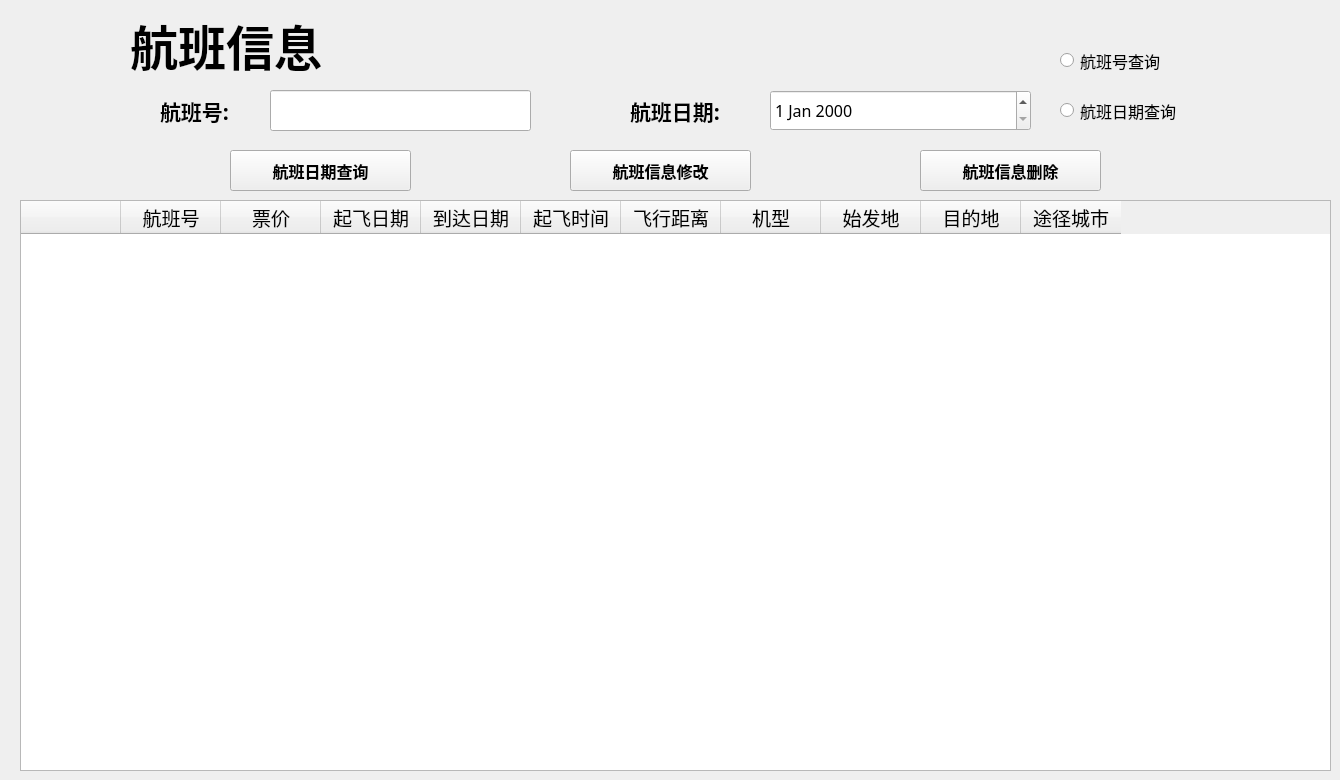
    <widget class="QWidget" name="flightInfoPage">
     <widget class="QLabel" name="flightInfoLabel">
      <property name="geometry">
       <rect>
        <x>130</x>
        <y>10</y>
        <width>241</width>
        <height>71</height>
       </rect>
      </property>
      <property name="font">
       <font>
        <family>Alibaba PuHuiTi 3.0</family>
        <pointsize>36</pointsize>
        <bold>true</bold>
       </font>
      </property>
      <property name="text">
       <string>航班信息</string>
      </property>
     </widget>
     <widget class="QTableWidget" name="flightInfoTableWidget">
      <property name="geometry">
       <rect>
        <x>20</x>
        <y>200</y>
        <width>1311</width>
        <height>571</height>
       </rect>
      </property>
      <property name="sizePolicy">
       <sizepolicy hsizetype="Preferred" vsizetype="Preferred">
        <horstretch>0</horstretch>
        <verstretch>0</verstretch>
       </sizepolicy>
      </property>
      <property name="font">
       <font>
        <family>Alibaba PuHuiTi 3.0</family>
        <pointsize>14</pointsize>
       </font>
      </property>
      <property name="styleSheet">
       <string notr="true">/*
 * MacOS Style Sheet for QT Applications
 * Author: Jaime A. Quiroga P.
 * Company: GTRONICK
 * Last updated: 25/12/2020, 23:10.
 * Available at: https://github.com/GTRONICK/QSS/blob/master/MacOS.qss
 */
QMainWindow {
    background-color:#ececec;
}
QPushButton, QToolButton, QCommandLinkButton{
    padding: 0 5px 0 5px;
    border-style: solid;
    border-top-color: qlineargradient(spread:pad, x1:0, y1:0, x2:0, y2:1, stop:0 #c1c9cf, stop:1 #d2d8dd);
    border-right-color: qlineargradient(spread:pad, x1:1, y1:0, x2:0, y2:0, stop:0 #c1c9cf, stop:1 #d2d8dd);
    border-bottom-color: qlineargradient(spread:pad, x1:0, y1:1, x2:0, y2:0, stop:0 #c1c9cf, stop:1 #d2d8dd);
    border-left-color: qlineargradient(spread:pad, x1:0, y1:0, x2:1, y2:0, stop:0 #c1c9cf, stop:1 #d2d8dd);
    border-width: 2px;
    border-radius: 8px;
    color: #616161;
    font-weight: bold;
    background-color: qlineargradient(spread:pad, x1:0.5, y1:0, x2:0.5, y2:1, stop:0 #fbfdfd, stop:0.5 #ffffff, stop:1 #fbfdfd);
}
QPushButton::default, QToolButton::default, QCommandLinkButton::default{
    border: 2px solid transparent;
    color: #FFFFFF;
    background-color: qlineargradient(spread:pad, x1:0.5, y1:0, x2:0.5, y2:1, stop:0 #84afe5, stop:1 #1168e4);
}
QPushButton:hover, QToolButton:hover, QCommandLinkButton:hover{
    color: #3d3d3d;
}
QPushButton:pressed, QToolButton:pressed, QCommandLinkButton:pressed{
    color: #aeaeae;
    background-color: qlineargradient(spread:pad, x1:0.5, y1:0, x2:0.5, y2:1, stop:0 #ffffff, stop:0.5 #fbfdfd, stop:1 #ffffff);
}
QPushButton:disabled, QToolButton:disabled, QCommandLinkButton:disabled{
    color: #616161;
    background-color: qlineargradient(spread:pad, x1:0.5, y1:0, x2:0.5, y2:1, stop:0 #dce7eb, stop:0.5 #e0e8eb, stop:1 #dee7ec);
}
QLineEdit, QTextEdit, QPlainTextEdit, QSpinBox, QDoubleSpinBox, QTimeEdit, QDateEdit, QDateTimeEdit {
    border-width: 2px;
    border-radius: 8px;
    border-style: solid;
    border-top-color: qlineargradient(spread:pad, x1:0.5, y1:1, x2:0.5, y2:0, stop:0 #c1c9cf, stop:1 #d2d8dd);
    border-right-color: qlineargradient(spread:pad, x1:0, y1:0, x2:1, y2:0, stop:0 #c1c9cf, stop:1 #d2d8dd);
    border-bottom-color: qlineargradient(spread:pad, x1:0.5, y1:0, x2:0.5, y2:1, stop:0 #c1c9cf, stop:1 #d2d8dd);
    border-left-color: qlineargradient(spread:pad, x1:1, y1:0, x2:0, y2:0, stop:0 #c1c9cf, stop:1 #d2d8dd);
    background-color: #f4f4f4;
    color: #3d3d3d;
}
QLineEdit:focus, QTextEdit:focus, QPlainTextEdit:focus, QSpinBox:focus, QDoubleSpinBox:focus, QTimeEdit:focus, QDateEdit:focus, QDateTimeEdit:focus {
    border-width: 2px;
    border-radius: 8px;
    border-style: solid;
    border-top-color: qlineargradient(spread:pad, x1:0.5, y1:1, x2:0.5, y2:0, stop:0 #85b7e3, stop:1 #9ec1db);
    border-right-color: qlineargradient(spread:pad, x1:0, y1:0, x2:1, y2:0, stop:0 #85b7e3, stop:1 #9ec1db);
    border-bottom-color: qlineargradient(spread:pad, x1:0.5, y1:0, x2:0.5, y2:1, stop:0 #85b7e3, stop:1 #9ec1db);
    border-left-color: qlineargradient(spread:pad, x1:1, y1:0, x2:0, y2:0, stop:0 #85b7e3, stop:1 #9ec1db);
    background-color: #f4f4f4;
    color: #3d3d3d;
}
QLineEdit:disabled, QTextEdit:disabled, QPlainTextEdit:disabled, QSpinBox:disabled, QDoubleSpinBox:disabled, QTimeEdit:disabled, QDateEdit:disabled, QDateTimeEdit:disabled {
    color: #b9b9b9;
}
QSpinBox::up-button, QDoubleSpinBox::up-button, QTimeEdit::up-button, QDateEdit::up-button, QDateTimeEdit::up-button {
    subcontrol-origin: padding;
    subcontrol-position: top right;
    width: 15px;
    color: #272727;
    border-left-width: 1px;
    border-left-color: darkgray;
    border-left-style: solid;
    border-top-right-radius: 3px;
    padding: 3px;
}
QSpinBox::down-button, QDoubleSpinBox::down-button, QTimeEdit::down-button, QDateEdit::down-button, QDateTimeEdit::down-button {
    subcontrol-origin: padding;
    subcontrol-position: bottom right;
    width: 15px;
    color: #272727;
    border-left-width: 1px;
    border-left-color: darkgray;
    border-left-style: solid;
    border-bottom-right-radius: 3px;
    padding: 3px;
}
QSpinBox::up-button:pressed, QDoubleSpinBox::up-button:pressed, QTimeEdit::up-button:pressed, QDateEdit::up-button:pressed, QDateTimeEdit::up-button:pressed {
    color: #aeaeae;
    background-color: qlineargradient(spread:pad, x1:0.5, y1:0, x2:0.5, y2:1, stop:0 #ffffff, stop:0.5 #fbfdfd, stop:1 #ffffff);
}
QSpinBox::down-button:pressed, QDoubleSpinBox::down-button:pressed, QTimeEdit::down-button:pressed, QDateEdit::down-button:pressed, QDateTimeEdit::down-button:pressed {
    color: #aeaeae;
    background-color: qlineargradient(spread:pad, x1:0.5, y1:0, x2:0.5, y2:1, stop:0 #ffffff, stop:0.5 #fbfdfd, stop:1 #ffffff);
}
QSpinBox::up-button:hover, QDoubleSpinBox::up-button:hover, QTimeEdit::up-button:hover, QDateEdit::up-button:hover, QDateTimeEdit::up-button:hover {
    color: #FFFFFF;
    border-top-right-radius: 5px;
    background-color: qlineargradient(spread:pad, x1:0.5, y1:0, x2:0.5, y2:1, stop:0 #84afe5, stop:1 #1168e4);
    
}
QSpinBox::down-button:hover, QDoubleSpinBox::down-button:hover, QTimeEdit::down-button:hover, QDateEdit::down-button:hover, QDateTimeEdit::down-button:hover {
    color: #FFFFFF;
    border-bottom-right-radius: 5px;
    background-color: qlineargradient(spread:pad, x1:0.5, y1:0, x2:0.5, y2:1, stop:0 #84afe5, stop:1 #1168e4);
}
QSpinBox::up-arrow, QDoubleSpinBox::up-arrow, QTimeEdit::up-arrow, QDateEdit::up-arrow, QDateTimeEdit::up-arrow {
    image: url(/usr/share/icons/Adwaita/16x16/actions/go-up-symbolic.symbolic.png);
}
QSpinBox::down-arrow, QDoubleSpinBox::down-arrow, QTimeEdit::down-arrow, QDateEdit::down-arrow, QDateTimeEdit::down-arrow {
    image: url(/usr/share/icons/Adwaita/16x16/actions/go-down-symbolic.symbolic.png);
}
QProgressBar {
    max-height: 8px;
    text-align: center;
    font: italic bold 11px;
    color: #3d3d3d;
    border: 1px solid transparent;
    border-radius:4px;
    background-color: qlineargradient(spread:pad, x1:0, y1:0, x2:0, y2:1, stop:0 #ddd5d5, stop:0.5 #dad3d3, stop:1 #ddd5d5);
}
QProgressBar::chunk {
    background-color: qlineargradient(spread:pad, x1:0, y1:0, x2:0, y2:1, stop:0 #467dd1, stop:0.5 #3b88fc, stop:1 #467dd1);
    border-radius: 4px;
}
QProgressBar:disabled {
    color: #616161;
}
QProgressBar::chunk:disabled {
    background-color: #aeaeae;
}
QSlider::groove {
    border: 1px solid #bbbbbb;
    background-color: #52595d;
    border-radius: 4px;
}
QSlider::groove:horizontal {
    height: 6px;
}
QSlider::groove:vertical {
    width: 6px;
}
QSlider::handle:horizontal {
    background: #ffffff;
    border-style: solid;
    border-width: 1px;
    border-color: rgb(207,207,207);
    width: 12px;
    margin: -5px 0;
    border-radius: 7px;
}
QSlider::handle:vertical {
    background: #ffffff;
    border-style: solid;
    border-width: 1px;
    border-color: rgb(207,207,207);
    height: 12px;
    margin: 0 -5px;
    border-radius: 7px;
}
QSlider::add-page, QSlider::sub-page {
    border: 1px transparent;
    background-color: #52595d;
    border-radius: 4px;
}
QSlider::add-page:horizontal {
    background: qlineargradient(spread:pad, x1:0, y1:0, x2:0, y2:1, stop:0 #ddd5d5, stop:0.5 #dad3d3, stop:1 #ddd5d5);
}
QSlider::sub-page:horizontal {
    background-color: qlineargradient(spread:pad, x1:0, y1:0, x2:1, y2:0, stop:0 #467dd1, stop:0.5 #3b88fc, stop:1 #467dd1);
}
QSlider::add-page:vertical {
    background-color: qlineargradient(spread:pad, x1:0, y1:0, x2:0, y2:1, stop:0 #467dd1, stop:0.5 #3b88fc, stop:1 #467dd1);
}
QSlider::sub-page:vertical {
    background: qlineargradient(spread:pad, x1:0, y1:0, x2:1, y2:0, stop:0 #ddd5d5, stop:0.5 #dad3d3, stop:1 #ddd5d5);
}
QSlider::add-page:horizontal:disabled, QSlider::sub-page:horizontal:disabled, QSlider::add-page:vertical:disabled, QSlider::sub-page:vertical:disabled {
    background: #b9b9b9;
}
QComboBox, QFontComboBox {
    border-width: 2px;
    border-radius: 8px;
    border-style: solid;
    border-top-color: qlineargradient(spread:pad, x1:0.5, y1:1, x2:0.5, y2:0, stop:0 #c1c9cf, stop:1 #d2d8dd);
    border-right-color: qlineargradient(spread:pad, x1:0, y1:0, x2:1, y2:0, stop:0 #c1c9cf, stop:1 #d2d8dd);
    border-bottom-color: qlineargradient(spread:pad, x1:0.5, y1:0, x2:0.5, y2:1, stop:0 #c1c9cf, stop:1 #d2d8dd);
    border-left-color: qlineargradient(spread:pad, x1:1, y1:0, x2:0, y2:0, stop:0 #c1c9cf, stop:1 #d2d8dd);
    background-color: #f4f4f4;
    color: #272727;
    padding-left: 5px;
}
QComboBox:editable, QComboBox:!editable, QComboBox::drop-down:editable, QComboBox:!editable:on, QComboBox::drop-down:editable:on {
    background: #ffffff;
}
QComboBox::drop-down {
    subcontrol-origin: padding;
    subcontrol-position: top right;
    width: 15px;
    color: #272727;
    border-left-width: 1px;
    border-left-color: darkgray;
    border-left-style: solid;
    border-top-right-radius: 3px;
    border-bottom-right-radius: 3px;
}
QComboBox::down-arrow {
    image: url(/usr/share/icons/Adwaita/16x16/actions/go-down-symbolic.symbolic.png); /*Adawaita icon thene*/
}

QComboBox::down-arrow:on {
    top: 1px;
    left: 1px;
}
QComboBox QAbstractItemView {
    border: 1px solid darkgray;
    border-radius: 8px;
    selection-background-color: #dadada;
    selection-color: #272727;
    color: #272727;
    background: white;
}
QLabel, QCheckBox, QRadioButton {
    color: #272727;
}
QCheckBox {
    padding: 2px;
}
QCheckBox:disabled, QRadioButton:disabled {
    color: #808086;
    padding: 2px;
}

QCheckBox:hover {
    border-radius:4px;
    border-style:solid;
    padding-left: 1px;
    padding-right: 1px;
    padding-bottom: 1px;
    padding-top: 1px;
    border-width:1px;
    border-color: transparent;
}
QCheckBox::indicator:checked {
    image: url(/usr/share/icons/Adwaita/16x16/actions/object-select-symbolic.symbolic.png);
    height: 15px;
    width: 15px;
    border-style:solid;
    border-width: 1px;
    border-color: #48a5fd;
    color: #ffffff;
    border-radius: 3px;
    background-color: qlineargradient(spread:pad, x1:0, y1:0, x2:0, y2:1, stop:0 #48a5fd, stop:0.5 #329cfb, stop:1 #48a5fd);
}
QCheckBox::indicator:unchecked {
    
    height: 15px;
    width: 15px;
    border-style:solid;
    border-width: 1px;
    border-color: #48a5fd;
    border-radius: 3px;
    background-color: #fbfdfa;
}
QLCDNumber {
    color: #616161;;
}
QMenuBar {
    background-color: #ececec;
}
QMenuBar::item {
    color: #616161;
    spacing: 3px;
    padding: 1px 4px;
    background-color: #ececec;
}

QMenuBar::item:selected {
    background-color: #dadada;
    color: #3d3d3d;
}
QMenu {
    background-color: #ececec;
}
QMenu::item:selected {
    background-color: #dadada;
    color: #3d3d3d;
}
QMenu::item {
    color: #616161;;
    background-color: #e0e0e0;
}
QTabWidget {
    color:rgb(0,0,0);
    background-color:#000000;
}
QTabWidget::pane {
    border-color: #050a0e;
    background-color: #e0e0e0;
    border-width: 1px;
    border-radius: 4px;
    position: absolute;
    top: -0.5em;
    padding-top: 0.5em;
}

QTabWidget::tab-bar {
    alignment: center;
}

QTabBar::tab {
    border-bottom: 1px solid #c0c0c0;
    padding: 3px;
    color: #272727;
    background-color: #fefefc;
    margin-left:0px;
}
QTabBar::tab:!last {
    border-right: 1px solid;
    border-right-color: #c0c0c0;
    border-bottom-color: #c0c0c0;
}
QTabBar::tab:first {
    border-top-left-radius: 4px;
    border-bottom-left-radius: 4px;
}
QTabBar::tab:last {
    border-top-right-radius: 4px;
    border-bottom-right-radius: 4px;
}
QTabBar::tab:selected, QTabBar::tab:last:selected, QTabBar::tab:hover {
    color: #FFFFFF;
    background-color: qlineargradient(spread:pad, x1:0.5, y1:0, x2:0.5, y2:1, stop:0 #84afe5, stop:1 #1168e4);
}
QRadioButton::indicator {
    height: 14px;
    width: 14px;
    border-style:solid;
    border-radius:7px;
    border-width: 1px;
}
QRadioButton::indicator:checked {
    border-color: #48a5fd;
    background-color: qradialgradient(cx:0.5, cy:0.5, radius:0.4,fx:0.5, fy:0.5, stop:0 #ffffff, stop:0.5 #ffffff, stop:0.6 #48a5fd, stop:1 #48a5fd);
}
QRadioButton::indicator:!checked {
    border-color: #a9b7c6;
    background-color: #fbfdfa;
}
QStatusBar {
    color:#027f7f;
}

QDial {
    background: #16a085;
}

QToolBox {
    color: #a9b7c6;
    background-color: #222b2e;
}
QToolBox::tab {
    color: #a9b7c6;
    background-color:#222b2e;
}
QToolBox::tab:selected {
    color: #FFFFFF;
    background-color:#222b2e;
}
QScrollArea {
    color: #FFFFFF;
    background-color:#222b2e;
}

QScrollBar:horizontal {
	max-height: 10px;
	border: 1px transparent grey;
	margin: 0px 20px 0px 20px;
	background: transparent;
}
QScrollBar:vertical {
	max-width: 10px;
	border: 1px transparent grey;
	margin: 20px 0px 20px 0px;
	background: transparent;
}
QScrollBar::handle:vertical, QScrollBar::handle:horizontal {
	background: #52595d;
	border-style: transparent;
	border-radius: 4px;
	min-height: 25px;
}
QScrollBar::handle:horizontal:hover, QScrollBar::handle:vertical:hover {
	background: qlineargradient(spread:pad, x1:0, y1:0, x2:1, y2:0, stop:0 #467dd1, stop:0.5 #3b88fc, stop:1 #467dd1);
}
QScrollBar::add-line, QScrollBar::sub-line {
    border: 2px transparent grey;
    border-radius: 4px;
    subcontrol-origin: margin;
    background: #b9b9b9;
}
QScrollBar::add-line:horizontal {
    width: 20px;
    subcontrol-position: right;
}
QScrollBar::add-line:vertical {
    height: 20px;
    subcontrol-position: bottom;
}
QScrollBar::sub-line:horizontal {
    width: 20px;
    subcontrol-position: left;
}
QScrollBar::sub-line:vertical {
    height: 20px;
    subcontrol-position: top;
}
QScrollBar::add-line:vertical:pressed, QScrollBar::add-line:horizontal:pressed, QScrollBar::sub-line:horizontal:pressed, QScrollBar::sub-line:vertical:pressed {
    background: qlineargradient(spread:pad, x1:0, y1:0, x2:1, y2:0, stop:0 #467dd1, stop:0.5 #3b88fc, stop:1 #467dd1);
}
QScrollBar::add-page:horizontal, QScrollBar::sub-page:horizontal, QScrollBar::add-page:vertical, QScrollBar::sub-page:vertical {
    background: none;
}
QScrollBar::up-arrow:vertical {
    image: url(/usr/share/icons/Adwaita/16x16/actions/go-up-symbolic.symbolic.png);
}
QScrollBar::down-arrow:vertical {
    image: url(/usr/share/icons/Adwaita/16x16/actions/go-down-symbolic.symbolic.png);
}
QScrollBar::left-arrow:horizontal {
    image: url(/usr/share/icons/Adwaita/16x16/actions/go-previous-symbolic.symbolic.png);
}
QScrollBar::right-arrow:horizontal {
    image: url(/usr/share/icons/Adwaita/16x16/actions/go-next-symbolic.symbolic.png);
}
</string>
      </property>
      <column>
       <property name="text">
        <string/>
       </property>
       <property name="font">
        <font>
         <family>Alibaba PuHuiTi 3.0</family>
         <pointsize>14</pointsize>
        </font>
       </property>
      </column>
      <column>
       <property name="text">
        <string>航班号</string>
       </property>
       <property name="font">
        <font>
         <family>Alibaba PuHuiTi 3.0</family>
         <pointsize>14</pointsize>
         <bold>false</bold>
        </font>
       </property>
      </column>
      <column>
       <property name="text">
        <string>票价</string>
       </property>
       <property name="font">
        <font>
         <family>Alibaba PuHuiTi 3.0</family>
         <pointsize>14</pointsize>
        </font>
       </property>
      </column>
      <column>
       <property name="text">
        <string>起飞日期</string>
       </property>
       <property name="font">
        <font>
         <family>Alibaba PuHuiTi 3.0</family>
         <pointsize>14</pointsize>
        </font>
       </property>
      </column>
      <column>
       <property name="text">
        <string>到达日期</string>
       </property>
       <property name="font">
        <font>
         <family>Alibaba PuHuiTi 3.0</family>
         <pointsize>14</pointsize>
        </font>
       </property>
      </column>
      <column>
       <property name="text">
        <string>起飞时间</string>
       </property>
       <property name="font">
        <font>
         <family>Alibaba PuHuiTi 3.0</family>
         <pointsize>14</pointsize>
        </font>
       </property>
      </column>
      <column>
       <property name="text">
        <string>飞行距离</string>
       </property>
       <property name="font">
        <font>
         <family>Alibaba PuHuiTi 3.0</family>
         <pointsize>14</pointsize>
        </font>
       </property>
      </column>
      <column>
       <property name="text">
        <string>机型</string>
       </property>
       <property name="font">
        <font>
         <family>Alibaba PuHuiTi 3.0</family>
         <pointsize>14</pointsize>
        </font>
       </property>
      </column>
      <column>
       <property name="text">
        <string>始发地</string>
       </property>
       <property name="font">
        <font>
         <family>Alibaba PuHuiTi 3.0</family>
         <pointsize>14</pointsize>
        </font>
       </property>
      </column>
      <column>
       <property name="text">
        <string>目的地</string>
       </property>
       <property name="font">
        <font>
         <family>Alibaba PuHuiTi 3.0</family>
         <pointsize>14</pointsize>
        </font>
       </property>
      </column>
      <column>
       <property name="text">
        <string>途径城市</string>
       </property>
       <property name="font">
        <font>
         <family>Alibaba PuHuiTi 3.0</family>
         <pointsize>14</pointsize>
        </font>
       </property>
      </column>
     </widget>
     <widget class="QPushButton" name="flightModifyPushButton">
      <property name="geometry">
       <rect>
        <x>570</x>
        <y>150</y>
        <width>181</width>
        <height>41</height>
       </rect>
      </property>
      <property name="font">
       <font>
        <family>Alibaba PuHuiTi 3.0</family>
        <pointsize>12</pointsize>
        <bold>true</bold>
       </font>
      </property>
      <property name="text">
       <string>航班信息修改</string>
      </property>
     </widget>
     <widget class="QPushButton" name="flightDeletePushButton">
      <property name="geometry">
       <rect>
        <x>920</x>
        <y>150</y>
        <width>181</width>
        <height>41</height>
       </rect>
      </property>
      <property name="font">
       <font>
        <family>Alibaba PuHuiTi 3.0</family>
        <pointsize>12</pointsize>
        <bold>true</bold>
       </font>
      </property>
      <property name="text">
       <string>航班信息删除</string>
      </property>
     </widget>
     <widget class="QLabel" name="flightNumLabel">
      <property name="geometry">
       <rect>
        <x>160</x>
        <y>90</y>
        <width>121</width>
        <height>41</height>
       </rect>
      </property>
      <property name="font">
       <font>
        <family>Alibaba PuHuiTi 3.0</family>
        <pointsize>16</pointsize>
        <bold>true</bold>
       </font>
      </property>
      <property name="text">
       <string>航班号:</string>
      </property>
     </widget>
     <widget class="QLabel" name="flightDateLabel">
      <property name="geometry">
       <rect>
        <x>630</x>
        <y>90</y>
        <width>121</width>
        <height>41</height>
       </rect>
      </property>
      <property name="font">
       <font>
        <family>Alibaba PuHuiTi 3.0</family>
        <pointsize>16</pointsize>
        <bold>true</bold>
       </font>
      </property>
      <property name="text">
       <string>航班日期:</string>
      </property>
     </widget>
     <widget class="QLineEdit" name="flightNumLineEdit">
      <property name="geometry">
       <rect>
        <x>270</x>
        <y>90</y>
        <width>261</width>
        <height>41</height>
       </rect>
      </property>
      <property name="font">
       <font>
        <family>Alibaba PuHuiTi 3.0</family>
        <pointsize>12</pointsize>
       </font>
      </property>
     </widget>
     <widget class="QRadioButton" name="flightNumRadioButton">
      <property name="geometry">
       <rect>
        <x>1060</x>
        <y>40</y>
        <width>121</width>
        <height>41</height>
       </rect>
      </property>
      <property name="font">
       <font>
        <family>Alibaba PuHuiTi 3.0</family>
        <pointsize>12</pointsize>
        <bold>false</bold>
       </font>
      </property>
      <property name="text">
       <string>航班号查询</string>
      </property>
     </widget>
     <widget class="QRadioButton" name="flightDateRadioButton">
      <property name="geometry">
       <rect>
        <x>1060</x>
        <y>90</y>
        <width>151</width>
        <height>41</height>
       </rect>
      </property>
      <property name="font">
       <font>
        <family>Alibaba PuHuiTi 3.0</family>
        <pointsize>12</pointsize>
        <bold>false</bold>
       </font>
      </property>
      <property name="text">
       <string>航班日期查询</string>
      </property>
     </widget>
     <widget class="QDateEdit" name="flightDateEdit">
      <property name="geometry">
       <rect>
        <x>770</x>
        <y>90</y>
        <width>261</width>
        <height>41</height>
       </rect>
      </property>
      <property name="font">
       <font>
        <family>Alibaba PuHuiTi 3.0</family>
        <pointsize>12</pointsize>
       </font>
      </property>
     </widget>
     <widget class="QPushButton" name="flightQueryPushButton">
      <property name="geometry">
       <rect>
        <x>230</x>
        <y>150</y>
        <width>181</width>
        <height>41</height>
       </rect>
      </property>
      <property name="font">
       <font>
        <family>Alibaba PuHuiTi 3.0</family>
        <pointsize>12</pointsize>
        <bold>true</bold>
       </font>
      </property>
      <property name="text">
       <string>航班日期查询</string>
      </property>
     </widget>
    </widget>
